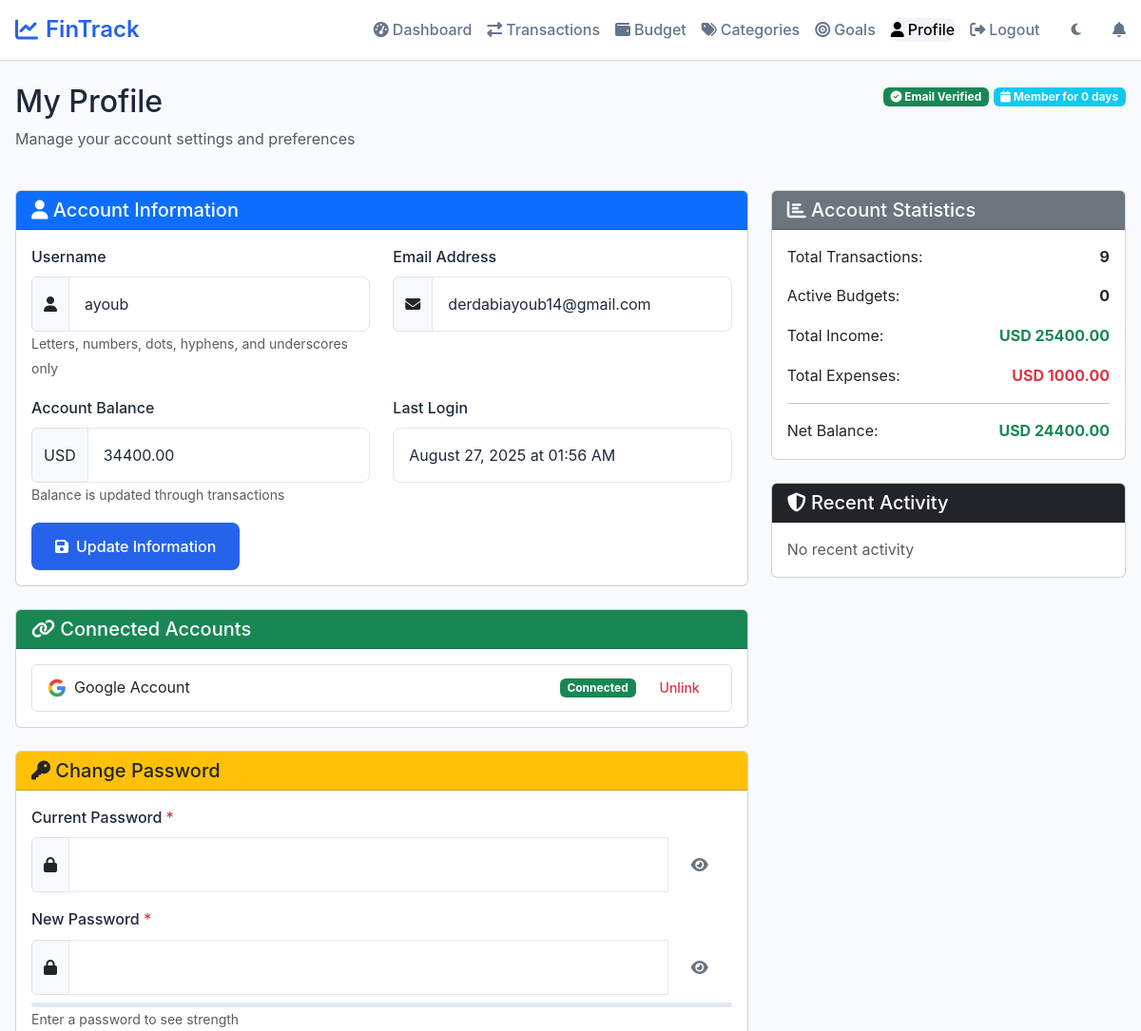
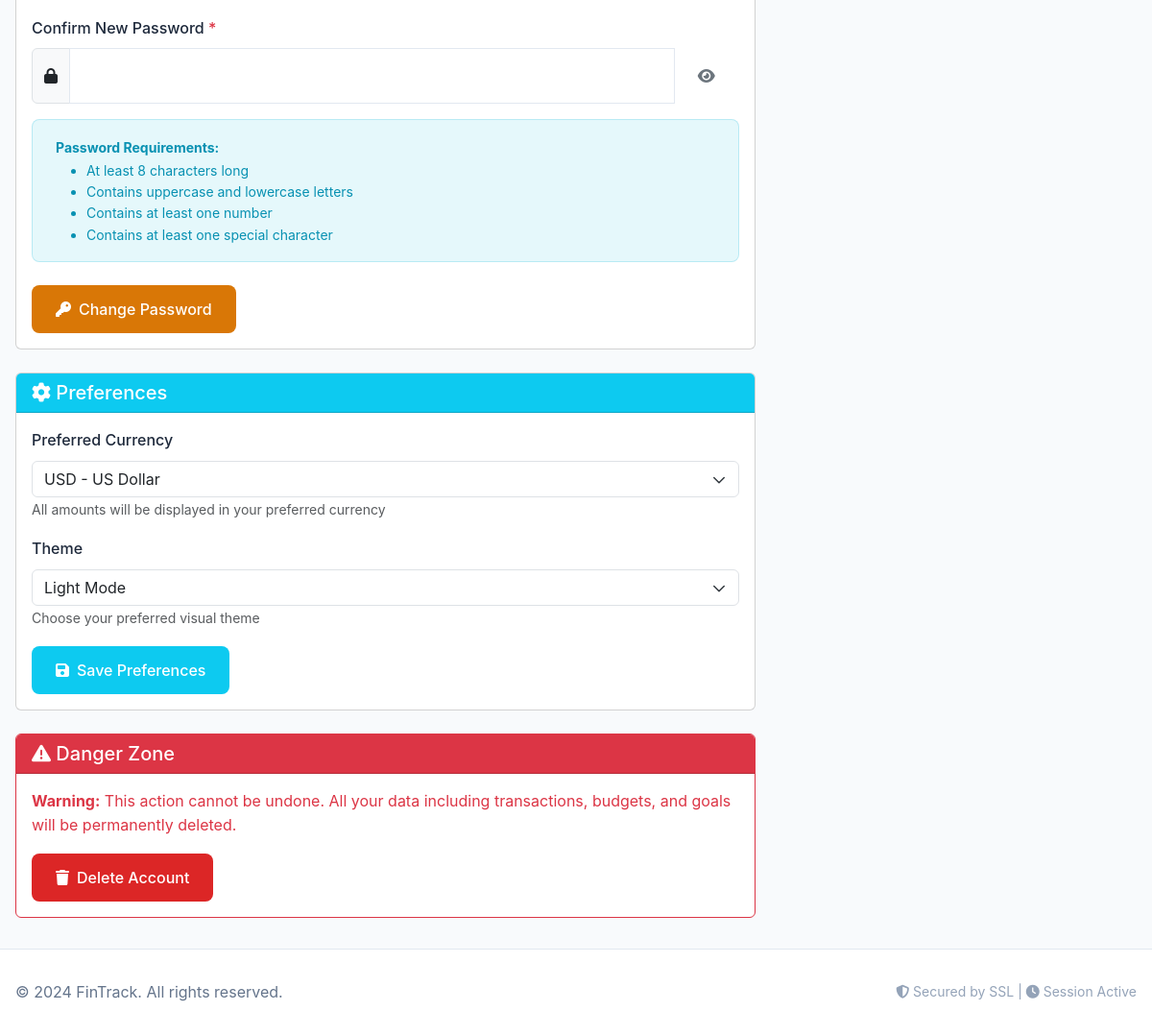
The page /profile (signed in) on the database as committed earlier (2 pictures, top to bottom).
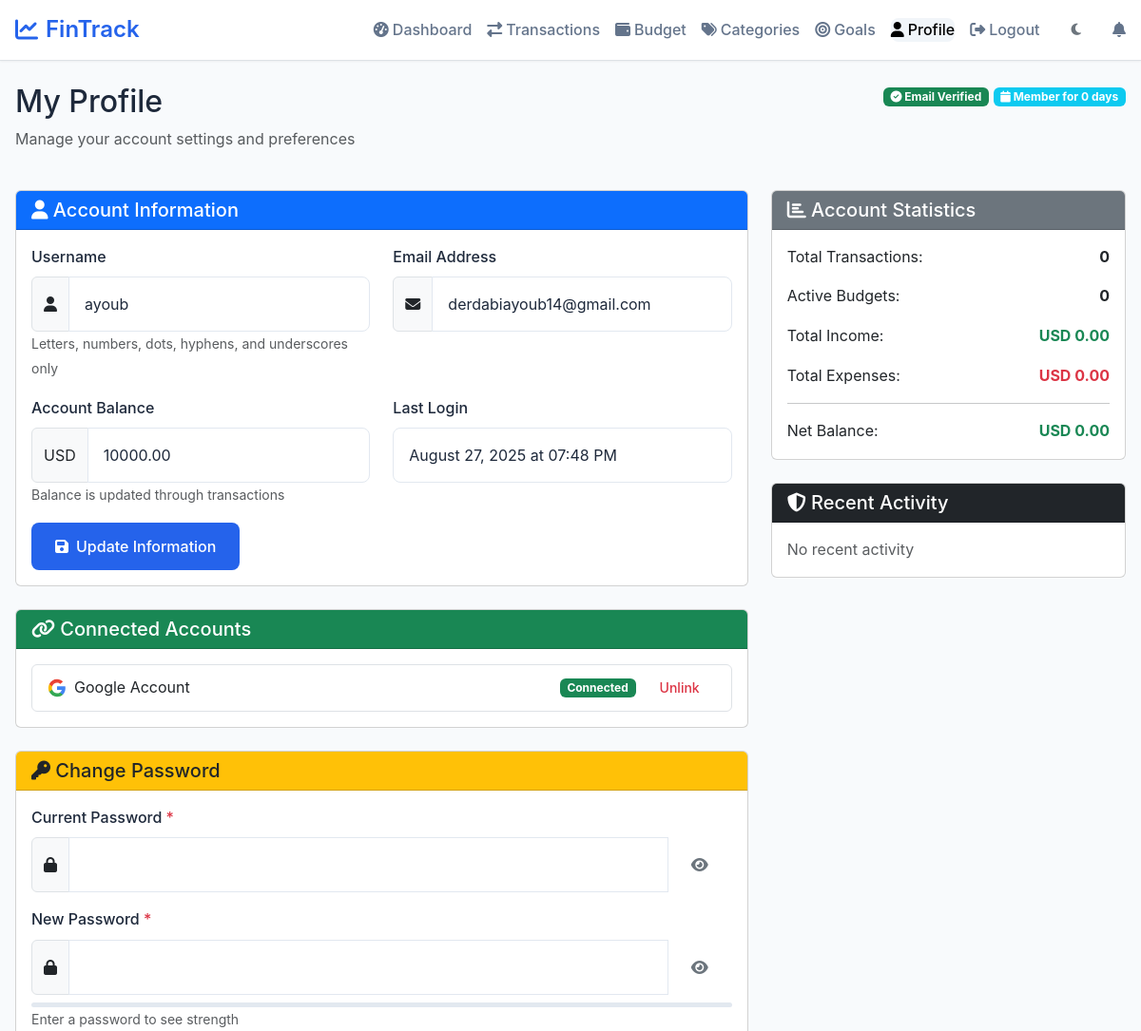
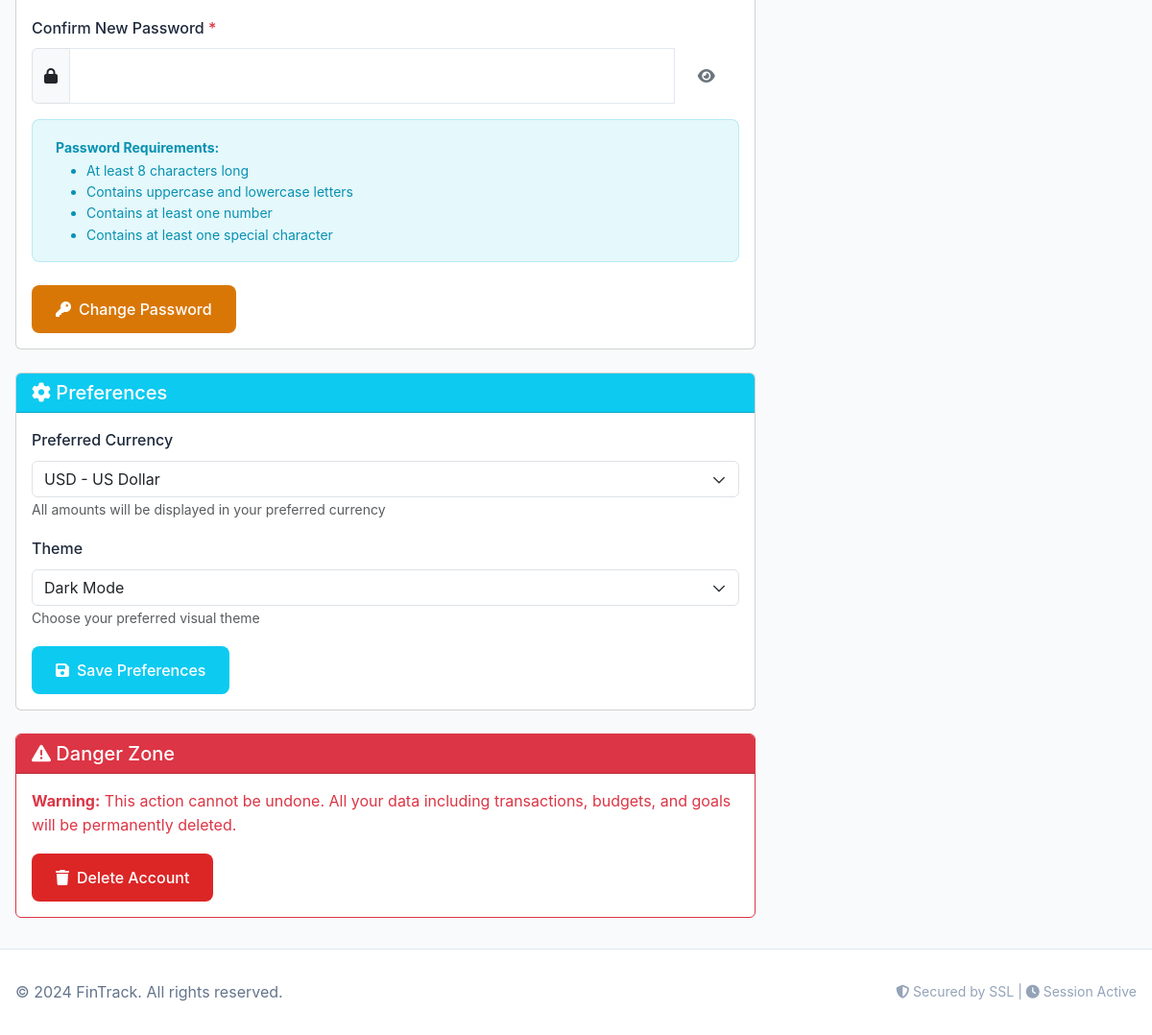
The same page on the database as committed later (2 pictures, top to bottom).
### tables this page shows
CREATE TABLE users (
                id INTEGER PRIMARY KEY AUTOINCREMENT,
                username TEXT NOT NULL UNIQUE,
                email TEXT NOT NULL UNIQUE,
                password_hash TEXT NOT NULL,
                email_verified BOOLEAN DEFAULT FALSE,
                email_verification_token TEXT,
                email_verification_expires TIMESTAMP,
                password_reset_token TEXT,
                password_reset_expires TIMESTAMP,
                google_id TEXT,
                oauth_provider TEXT,
                cash NUMERIC NOT NULL DEFAULT 10000.00,
                theme TEXT DEFAULT 'light',
                preferred_currency TEXT DEFAULT 'USD',
                failed_login_attempts INTEGER DEFAULT 0,
                locked_until TIMESTAMP NULL,
                last_login TIMESTAMP NULL,
                created_at TIMESTAMP DEFAULT CURRENT_TIMESTAMP,
                updated_at TIMESTAMP DEFAULT CURRENT_TIMESTAMP
            );

### app.py (the view)
@app.route("/profile", methods=["GET"])
@login_required
def profile():
    if not validate_session():
        return redirect(url_for('login'))
    user_id = session.get('user_id')
    try:
        user = db.execute("""
            SELECT id, username, email, email_verified, cash, theme,
                   last_login, created_at, updated_at,
                   google_id, password_hash,
                   COALESCE(preferred_currency, 'USD') AS preferred_currency
            FROM users
            WHERE id = ?
        """, user_id)
        if not user:
            session.clear()
            flash('User account not found. Please log in again.', 'error')
            return redirect(url_for('login'))
        user = user[0]
        transaction_count = db.execute("""
            SELECT COUNT(*) as count
            FROM transactions
            WHERE user_id = ?
        """, user_id)[0]['count']
        account_age_days = 0
        try:
            created_raw = user.get('created_at')
            if created_raw:
                try:
                    created_date = datetime.fromisoformat(created_raw)
                except ValueError:
                    created_date = datetime.strptime(created_raw, '%Y-%m-%d %H:%M:%S')
                account_age_days = (datetime.now() - created_date).days
        except Exception as _e:
            account_age_days = 0  # Fallback gracefully
        budget_count = db.execute("""
            SELECT COUNT(*) as count
            FROM budgets
            WHERE user_id = ?
        """, user_id)[0]['count']
        totals = db.execute("""
            SELECT
                COALESCE(SUM(CASE WHEN amount > 0 THEN amount ELSE 0 END), 0) as total_income,
                COALESCE(SUM(CASE WHEN amount < 0 THEN ABS(amount) ELSE 0 END), 0) as total_expenses
            FROM transactions
            WHERE user_id = ?
        """, user_id)[0]
        security_events = db.execute("""
            SELECT event_type, ip_address, timestamp
            FROM security_logs
            WHERE user_id = ?
                AND event_type IN ('LOGIN', 'PASSWORD_CHANGED', 'EMAIL_CHANGED')
            ORDER BY timestamp DESC
            LIMIT 5
        """, user_id)
        if user['last_login']:
            last_login = datetime.fromisoformat(user['last_login'])
            user['last_login_formatted'] = last_login.strftime('%B %d, %Y at %I:%M %p')
        else:
            user['last_login_formatted'] = 'Never'
        delete_password_error = session.pop('delete_password_error', None)
        return render_template("profile.html",
                             user=user,
                             transaction_count=transaction_count,
                             account_age_days=account_age_days,
                             budget_count=budget_count,
                             total_income=totals['total_income'],
                             total_expenses=totals['total_expenses'],
                             security_events=security_events,
                             delete_password_error=delete_password_error)
    except Exception as e:
        logger.error(f"Error loading profile for user {user_id}: {str(e)}")
        flash('Failed to load profile. Please try again.', 'error')
        return redirect(url_for('dashboard'))

### app.py (called while the page is built)
def validate_session():
    if 'user_id' not in session:
        return False
    if 'login_time' in session:
        try:
            login_time = datetime.fromisoformat(session['login_time'])
            if datetime.now() - login_time > app.config['PERMANENT_SESSION_LIFETIME']:
                session.clear()
                return False
        except (ValueError, TypeError):
            session.clear()
            return False
    return True

@app.context_processor
def inject_csrf_token():
    return dict(csrf_token=generate_csrf)

@app.after_request
def security_headers(response):
    response.headers['X-Frame-Options'] = 'DENY'
    response.headers['X-Content-Type-Options'] = 'nosniff'
    response.headers['X-XSS-Protection'] = '1; mode=block'
    return response

### templates/profile.html (shortened to what the changed rows need)
{% extends "layout.html" %}
{% block content %}
<div class="container mt-4">
    <div class="row mb-4">
        <div class="col-md-8">
            <h2>My Profile</h2>
        </div>
    </div>
    <div class="row">
        <div class="col-md-8">
            <div class="card mb-4">
                <div class="card-body">
                    <form method="post" action="{{ url_for('update_profile') }}" id="profileForm">
                        <div class="row mb-3">
                            <div class="col-md-6">
                                <div class="input-group">
                                    <span class="input-group-text">
                                        <i class="fas fa-user"></i>
                                    </span>
                                    <input type="text"
                                           class="form-control"
                                           id="username"
                                           name="username"
                                           value="{{ user.username }}"
                                           pattern="^[a-zA-Z0-9_.-]+$"
                                           minlength="3"
                                           maxlength="50">
                                </div>
                            </div>
                            <div class="col-md-6">
                                <div class="input-group">
                                    <span class="input-group-text">
                                        <i class="fas fa-envelope"></i>
                                    </span>
                                    <input type="email"
                                           class="form-control"
                                           id="email"
                                           name="email"
                                           value="{{ user.email }}">
                                </div>
                            </div>
                        </div>
                        <div class="row mb-3">
                            <div class="col-md-6">
                                <div class="input-group">
                                    <span class="input-group-text">{{ user.preferred_currency or 'USD' }}</span>
                                    <input type="text"
                                           class="form-control"
                                           value="{{ '%.2f'|format(user.cash) }}"
                                           readonly>
                                </div>
                            </div>
                            <div class="col-md-6">
                                <label class="form-label">Last Login</label>
                                <input type="text"
                                       class="form-control"
                                       value="{{ user.last_login_formatted }}"
                                       readonly>
                            </div>
                        </div>
                    </form>
                </div>
            </div>
            <div class="card mb-4">
                <div class="card-body">
                    <form method="post" action="{{ url_for('update_preferences') }}">
                        <div class="mb-3">
                            <label for="theme" class="form-label">Theme</label>
                            <select class="form-select" id="theme" name="theme">
                                <option value="light" {% if user.theme == 'light' %}selected{% endif %}>
                                    Light Mode
                                </option>
                                <option value="dark" {% if user.theme == 'dark' %}selected{% endif %}>
                                    Dark Mode
                                </option>
                            </select>
                            <small class="text-muted">
                                Choose your preferred visual theme
                            </small>
                        </div>
                    </form>
                </div>
            </div>
        </div>
        <div class="col-md-4">
            <div class="card mb-4">
                <div class="card-body">
                    <div class="mb-3">
                        <div class="d-flex justify-content-between">
                            <span>Total Transactions:</span>
                            <strong>{{ transaction_count }}</strong>
                        </div>
                    </div>
                    <div class="mb-3">
                        <div class="d-flex justify-content-between">
                            <span>Total Income:</span>
                            <strong class="text-success">
                                {{ user.preferred_currency or 'USD' }} {{ '%.2f'|format(total_income) }}
                            </strong>
                        </div>
                    </div>
                    <div class="mb-3">
                        <div class="d-flex justify-content-between">
                            <span>Total Expenses:</span>
                            <strong class="text-danger">
                                {{ user.preferred_currency or 'USD' }} {{ '%.2f'|format(total_expenses) }}
                            </strong>
                        </div>
                    </div>
                    <div>
                        <div class="d-flex justify-content-between">
                            <span>Net Balance:</span>
                            <strong class="{% if total_income - total_expenses >= 0 %}text-success{% else %}text-danger{% endif %}">
                                {{ user.preferred_currency or 'USD' }} {{ '%.2f'|format(total_income - total_expenses) }}
                            </strong>
                        </div>
                    </div>
                </div>
            </div>
        </div>
    </div>
</div>
{% endblock %}

Rows that differ between the two databases and show on the page:
changed users "USD": cash "34400.00" → "10000.00"; theme "Light Mode" → "Dark Mode"
Other text that changed with them:
form field last_login_formatted: "August 27, 2025 at 01:56 AM" → "August 27, 2025 at 07:48 PM"
{{ transaction_count }}: "9" → "0"
{{ '%.2f'|format(total_income) }}: "25400.00" → "0.00"
{{ '%.2f'|format(total_expenses) }}: "1000.00" → "0.00"
{{ '%.2f'|format(total_income - total_expenses) }}: "24400.00" → "0.00"
